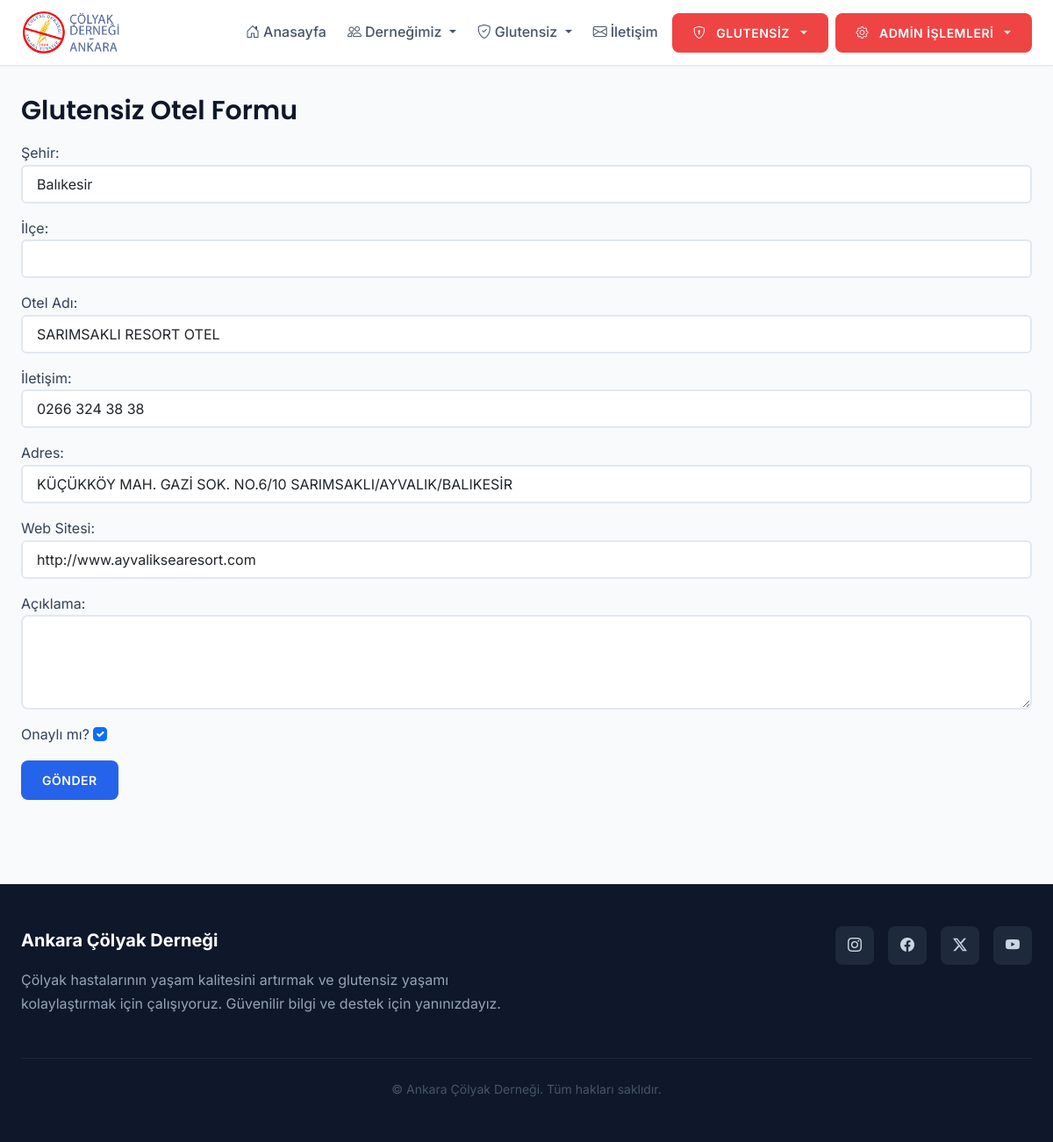
Page /users/admin/hotels/2/update/ (signed in) on the earlier database version.
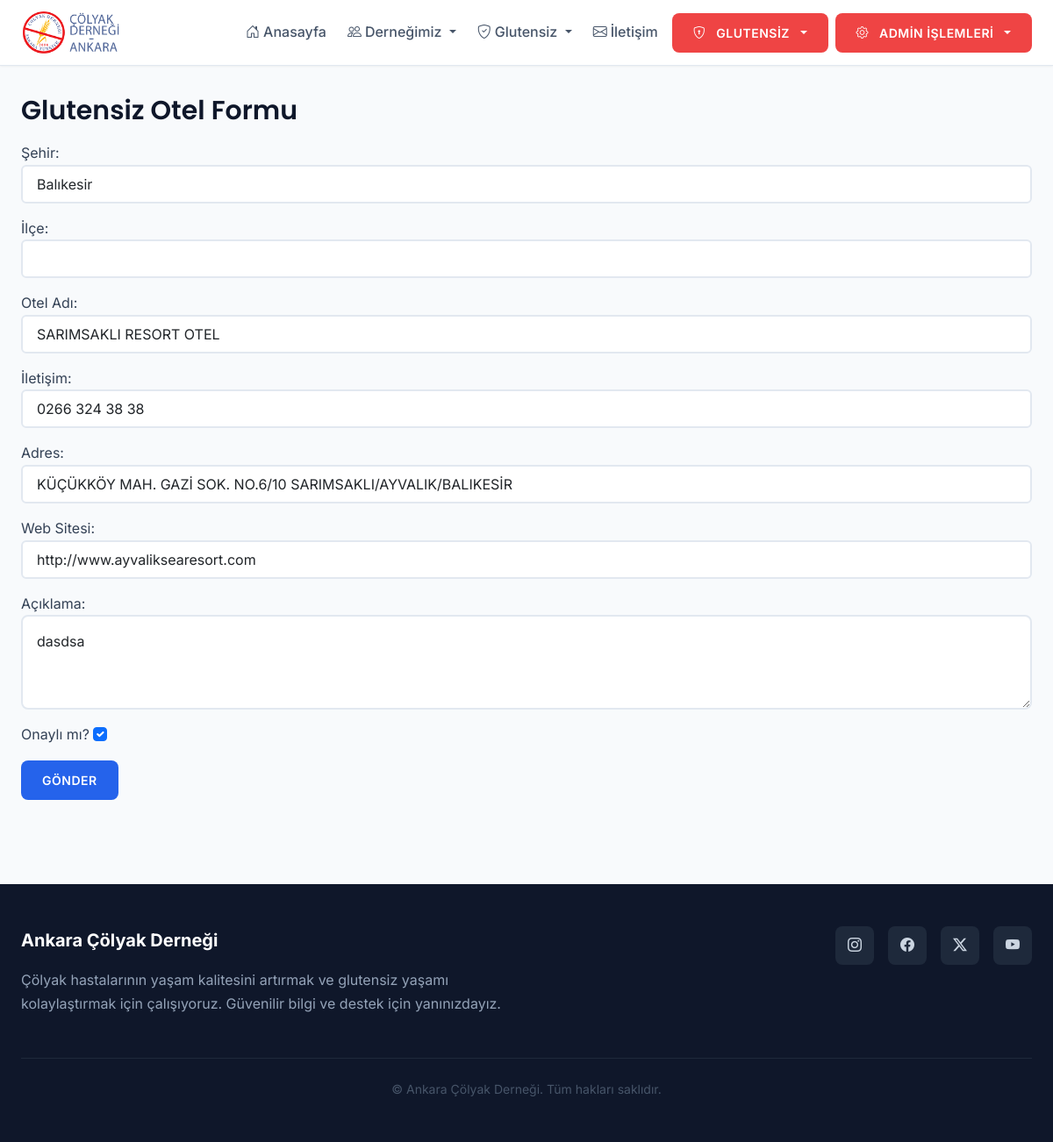
Same page on the later database version.
### users/models.py (models this page shows, shortened)
class GlutenFreeHotel(models.Model):
    name = models.CharField(max_length=100, verbose_name="Otel Adı")
    city = models.CharField(max_length=30, choices=TURKISH_CITIES, default='Ankara', verbose_name="Şehir")
    district = models.CharField(max_length=50, blank=True, null=True, verbose_name="İlçe")
    is_approved = models.BooleanField(default=False, verbose_name="Onaylı mı?")
    approved_at = models.DateTimeField(auto_now=True, verbose_name="Onay Tarihi")
    description = models.TextField(blank=True, null=True, verbose_name="Açıklama")
    contact = models.CharField(max_length=200, blank=True, null=True, verbose_name="İletişim")
    address = models.CharField(max_length=300, blank=True, null=True, verbose_name="Adres")
    website = models.URLField(blank=True, null=True, verbose_name="Web Sitesi")
    added_by = models.ForeignKey('User', null=True, blank=True, on_delete=models.SET_NULL, related_name='added_%(class)s_items', verbose_name='Ekleyen')
    class Meta:
        verbose_name = "Glutensiz Otel"
        verbose_name_plural = "Glutensiz Oteller"

### users/views.py (the view)
        def wrapper(request, *args, **kwargs):
            if not request.user.is_authenticated:
                return redirect('login')
            if request.user.is_superuser:
                return view_func(request, *args, **kwargs)
            if request.user.role == 'editor' and getattr(request.user, permission_field, False):
                return view_func(request, *args, **kwargs)
            messages.error(request, 'Bu sayfaya erişim yetkiniz bulunmamaktadır.')
            return redirect('home')

### users/views.py (called while the page is built)
def editor_permission_required(permission_field):
    def decorator(view_func):
        def wrapper(request, *args, **kwargs):
            if not request.user.is_authenticated:
                return redirect('login')
            if request.user.is_superuser:
                return view_func(request, *args, **kwargs)
            if request.user.role == 'editor' and getattr(request.user, permission_field, False):
                return view_func(request, *args, **kwargs)
            messages.error(request, 'Bu sayfaya erişim yetkiniz bulunmamaktadır.')
            return redirect('home')
        return wrapper
    return decorator

### templates/users/admin_hotel_form.html (shortened to what this page needs)
{% extends 'base.html' %}
{% load static %}
{% block content %}
<h2>Glutensiz Otel Formu</h2>
{% include 'partials/_forms.html' %}
{% endblock %}

### templates/partials/_forms.html (shortened to what this page needs)
{% if form %}
  <form method="post" class="needs-validation" novalidate id="main-form">
    {% if form.city %}
      <div class="mb-3" id="field-city">
        {{ form.city.label_tag }}
        {{ form.city }}
      </div>
    {% endif %}
    {% if form.district %}
      <div class="mb-3" id="field-district">
        {{ form.district.label_tag }}
        {{ form.district }}
      </div>
    {% endif %}
    {% for field in form %}
      {% if field.name != 'city' and field.name != 'district' and field.name != 'city_other' and field.name != 'district_other' %}
        <div class="mb-3" id="field-{{ field.name }}">
          {{ field.label_tag }}
          {% if field.name == 'brand' %}
            <div style="display: flex; gap: 4px; align-items: stretch;">
              <div style="flex: 1; min-width: 0;">{{ field }}</div>
              <button type="button" class="btn btn-outline-secondary" data-bs-toggle="modal" data-bs-target="#addBrandModal" title="Yeni Marka Ekle">+</button>
            </div>
          {% elif field.name == 'category' %}
            <div style="display: flex; gap: 4px; align-items: stretch;">
              <div style="flex: 1; min-width: 0;">{{ field }}</div>
              <button type="button" class="btn btn-outline-secondary" data-bs-toggle="modal" data-bs-target="#addCategoryModal" title="Yeni Kategori Ekle">+</button>
            </div>
          {% else %}
            {{ field }}
          {% endif %}
        </div>
      {% endif %}
    {% endfor %}
    <button type="submit" class="btn btn-primary">Gönder</button>
  </form>
{% else %}
  <div class="alert alert-warning">Form bulunamadı.</div>
{% endif %}

Differences in the rows shown:
changed GlutenFreeHotel "Balıkesir": description (not shown) → "dasdsa"
